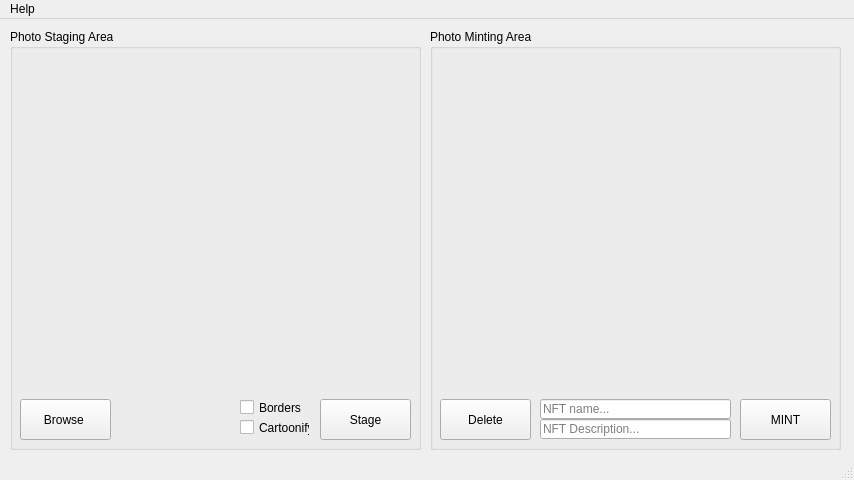
<?xml version="1.0" encoding="UTF-8"?>
<ui version="4.0">
 <class>MainWindow</class>
 <widget class="QMainWindow" name="MainWindow">
  <property name="geometry">
   <rect>
    <x>0</x>
    <y>0</y>
    <width>854</width>
    <height>480</height>
   </rect>
  </property>
  <property name="windowTitle">
   <string>MainWindow</string>
  </property>
  <widget class="QWidget" name="centralwidget">
   <widget class="QGroupBox" name="leftGroupBox">
    <property name="geometry">
     <rect>
      <x>10</x>
      <y>10</y>
      <width>411</width>
      <height>421</height>
     </rect>
    </property>
    <property name="title">
     <string>Photo Staging Area</string>
    </property>
    <widget class="QPushButton" name="stageButton">
     <property name="geometry">
      <rect>
       <x>310</x>
       <y>370</y>
       <width>91</width>
       <height>41</height>
      </rect>
     </property>
     <property name="text">
      <string>Stage</string>
     </property>
    </widget>
    <widget class="QCheckBox" name="styleTwoCheckBox">
     <property name="geometry">
      <rect>
       <x>230</x>
       <y>390</y>
       <width>70</width>
       <height>17</height>
      </rect>
     </property>
     <property name="text">
      <string>Cartoonify</string>
     </property>
     <property name="autoExclusive">
      <bool>true</bool>
     </property>
    </widget>
    <widget class="QCheckBox" name="styleOneCheckBox">
     <property name="geometry">
      <rect>
       <x>230</x>
       <y>370</y>
       <width>70</width>
       <height>17</height>
      </rect>
     </property>
     <property name="text">
      <string>Borders</string>
     </property>
     <property name="autoExclusive">
      <bool>true</bool>
     </property>
    </widget>
    <widget class="QLabel" name="leftLabel">
     <property name="geometry">
      <rect>
       <x>10</x>
       <y>30</y>
       <width>390</width>
       <height>330</height>
      </rect>
     </property>
     <property name="acceptDrops">
      <bool>true</bool>
     </property>
     <property name="frameShadow">
      <enum>QFrame::Plain</enum>
     </property>
     <property name="text">
      <string/>
     </property>
     <property name="textFormat">
      <enum>Qt::AutoText</enum>
     </property>
     <property name="scaledContents">
      <bool>true</bool>
     </property>
     <property name="alignment">
      <set>Qt::AlignCenter</set>
     </property>
     <property name="margin">
      <number>2</number>
     </property>
     <property name="openExternalLinks">
      <bool>false</bool>
     </property>
    </widget>
    <widget class="QPushButton" name="browseButton">
     <property name="geometry">
      <rect>
       <x>10</x>
       <y>370</y>
       <width>91</width>
       <height>41</height>
      </rect>
     </property>
     <property name="text">
      <string>Browse </string>
     </property>
    </widget>
   </widget>
   <widget class="QGroupBox" name="rightGroupBox">
    <property name="geometry">
     <rect>
      <x>430</x>
      <y>10</y>
      <width>411</width>
      <height>421</height>
     </rect>
    </property>
    <property name="title">
     <string>Photo Minting Area</string>
    </property>
    <widget class="QLabel" name="rightLabel">
     <property name="geometry">
      <rect>
       <x>10</x>
       <y>30</y>
       <width>390</width>
       <height>330</height>
      </rect>
     </property>
     <property name="acceptDrops">
      <bool>true</bool>
     </property>
     <property name="text">
      <string/>
     </property>
     <property name="scaledContents">
      <bool>true</bool>
     </property>
     <property name="margin">
      <number>2</number>
     </property>
     <property name="openExternalLinks">
      <bool>false</bool>
     </property>
    </widget>
    <widget class="QPushButton" name="mintButton">
     <property name="geometry">
      <rect>
       <x>310</x>
       <y>370</y>
       <width>91</width>
       <height>41</height>
      </rect>
     </property>
     <property name="text">
      <string>MINT</string>
     </property>
    </widget>
    <widget class="QPushButton" name="deleteButton">
     <property name="geometry">
      <rect>
       <x>10</x>
       <y>370</y>
       <width>91</width>
       <height>41</height>
      </rect>
     </property>
     <property name="text">
      <string>Delete</string>
     </property>
    </widget>
    <widget class="QLineEdit" name="nameInputBox">
     <property name="geometry">
      <rect>
       <x>110</x>
       <y>370</y>
       <width>191</width>
       <height>20</height>
      </rect>
     </property>
     <property name="placeholderText">
      <string>NFT name...</string>
     </property>
    </widget>
    <widget class="QLineEdit" name="descriptionInputBox">
     <property name="geometry">
      <rect>
       <x>110</x>
       <y>390</y>
       <width>191</width>
       <height>20</height>
      </rect>
     </property>
     <property name="text">
      <string/>
     </property>
     <property name="placeholderText">
      <string>NFT Description...</string>
     </property>
    </widget>
   </widget>
  </widget>
  <widget class="QStatusBar" name="statusbar"/>
  <widget class="QMenuBar" name="menubar">
   <property name="geometry">
    <rect>
     <x>0</x>
     <y>0</y>
     <width>854</width>
     <height>21</height>
    </rect>
   </property>
   <widget class="QMenu" name="menuHelp">
    <property name="title">
     <string>Help</string>
    </property>
    <addaction name="actionDocs"/>
   </widget>
   <addaction name="menuHelp"/>
  </widget>
  <action name="actionDocs">
   <property name="text">
    <string>Help Document</string>
   </property>
  </action>
 </widget>
 <!---
 <resources>
    <include location="test.qrc"/>
 </resources>
 -->
 <connections/>
</ui>
